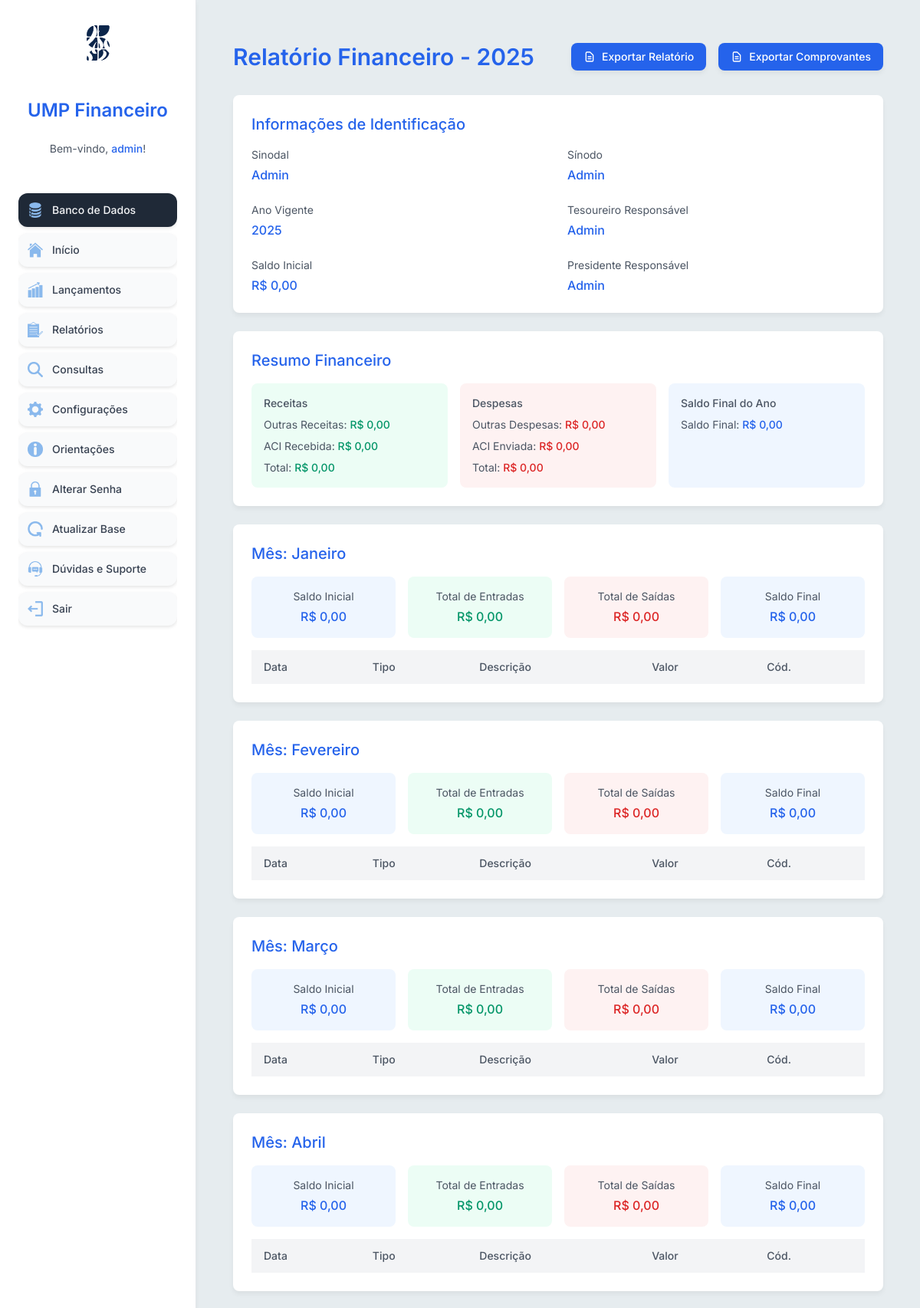
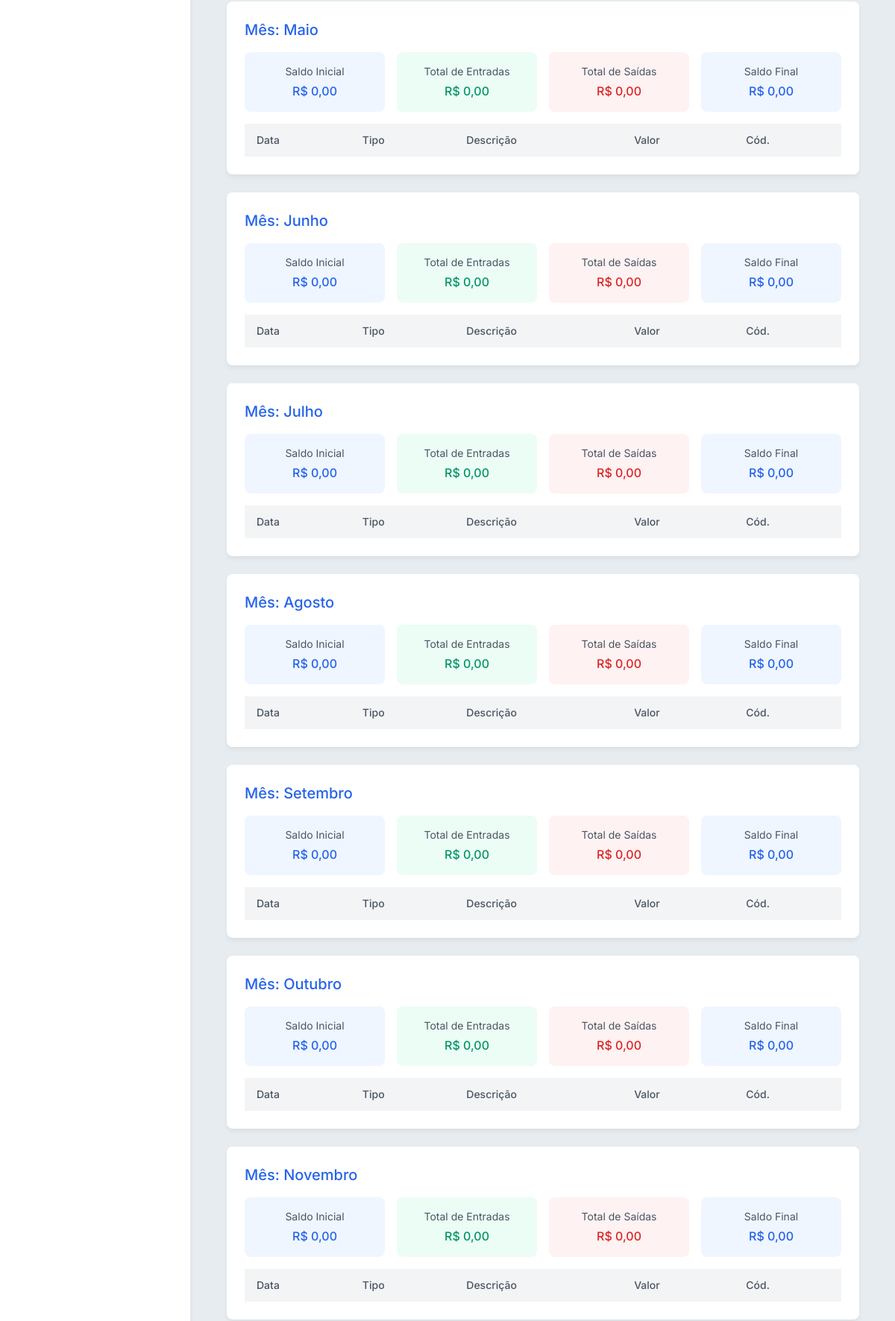
Page /relatorio (signed in, upper part) on the committed database (2 pictures, top to bottom).
### models.py (models this page shows, shortened)
class Usuario(db.Model, UserMixin):
    __tablename__ = 'usuario'
    id = db.Column(db.Integer, primary_key=True)
    username = db.Column(db.String(80), unique=True, nullable=False)
    senha = db.Column(db.String(256), nullable=False)
    is_active = db.Column(db.Boolean, default=True)  # Aqui usei is active por causa da compatibilidade com Flask-Login

class Configuracao(db.Model):
    id = db.Column(db.Integer, primary_key=True)
    id_usuario = db.Column(db.Integer, db.ForeignKey('usuario.id'), nullable=False)
    admin = db.Column(db.Integer, nullable=False)
    gestor = db.Column(db.String(100), nullable=False)
    sinodal = db.Column(db.String(100), nullable=False)
    ump_federacao = db.Column(db.String(100), nullable=False)
    federacao_sinodo = db.Column(db.String(100), nullable=False)
    ano_vigente = db.Column(db.Integer, nullable=False)
    socios_ativos = db.Column(db.Integer, nullable=False)
    socios_cooperadores = db.Column(db.Integer, nullable=False)
    tesoureiro_responsavel = db.Column(db.String(100), nullable=False)
    presidente_responsavel = db.Column(db.String(100), nullable=False)
    saldo_inicial = db.Column(db.Float, nullable=False)
    email = db.Column(db.String(120), unique=True, nullable=False)

### app.py (the view)
@app.route('/relatorio')
@login_required  # Garante que apenas usuários logados acessem essa rota
def relatorio():
    config = Configuracao.query.filter_by(id_usuario=current_user.id).first()
    mes = request.args.get('mes', type=int, default=None)
    dados = dados_relatorio(mes)  # Agora busca o ano automaticamente da configuração do usuário
    ano = dados[0]['ano_vigente'] if dados else datetime.now().year  # Obtém o ano vigente da configuração
    return render_template('relatorio.html', config=config, dados=dados, ano=ano, mes=mes)

### templates/relatorio.html (shortened to what this page needs)
{% extends 'base.html' %}
{% block content %}
<div class="py-8 px-6 bg-gray-100 min-h-screen" style="background-color: #E6ECEF;">
    <div class="max-w-5xl mx-auto">
        <div class="flex justify-between items-center mb-8">
            <h1 class="text-3xl font-semibold text-blue-600">Relatório Financeiro - {{ ano }}</h1>
            <div class="flex space-x-4">
                <a href="{{ url_for('exportar_relatorio', ano=ano, mes=mes) }}" class="flex items-center justify-center bg-blue-600 text-white text-sm font-medium py-2 px-4 rounded-lg hover:bg-blue-700 transition-all duration-200 shadow-md">
                    <svg class="w-4 h-4 mr-2" xmlns="http://www.w3.org/2000/svg" fill="none" viewBox="0 0 24 24" stroke="currentColor">
                        <path stroke-linecap="round" stroke-linejoin="round" stroke-width="2" d="M9 12h6m-6 4h6m2 5H7a2 2 0 01-2-2V5a2 2 0 012-2h5.586a1 1 0 01.707.293l5.414 5.414a1 1 0 01.293.707V19a2 2 0 01-2 2z" />
                    </svg>
                    Exportar Relatório
                </a>
                <a href="{{ url_for('exportar_comprovantes', ano=ano, mes=mes) }}" class="flex items-center justify-center bg-blue-600 text-white text-sm font-medium py-2 px-4 rounded-lg hover:bg-blue-700 transition-all duration-200 shadow-md">
                    <svg class="w-4 h-4 mr-2" xmlns="http://www.w3.org/2000/svg" fill="none" viewBox="0 0 24 24" stroke="currentColor">
                        <path stroke-linecap="round" stroke-linejoin="round" stroke-width="2" d="M9 12h6m-6 4h6m2 5H7a2 2 0 01-2-2V5a2 2 0 012-2h5.586a1 1 0 01.707.293l5.414 5.414a1 1 0 01.293.707V19a2 2 0 01-2 2z" />
                    </svg>
                    Exportar Comprovantes
                </a>
            </div>
        </div>
        <div class="bg-white rounded-lg shadow-md p-6 mb-6">
            <h2 class="text-xl font-medium text-blue-600 mb-4">Informações de Identificação</h2>
            <div class="grid grid-cols-1 sm:grid-cols-2 gap-6">
                <div>
                    <p class="text-sm text-gray-600">
                        {% if config and config.sinodal == 'Sim' %}
                            Sinodal
                        {% elif config and config.gestor == 'Sim' %}
                            Federação
                        {% else %}
                            UMP
                        {% endif %}
                    </p>
                    <p class="text-base font-medium text-blue-600 mt-1">{{ dados[0]['configuracao'].ump_federacao if dados[0]['configuracao'] else 'Não definido' }}</p>
                </div>
                <div>
                    <p class="text-sm text-gray-600">
                        {% if config and config.sinodal == 'Sim' %}
                            Sínodo
                        {% elif config and config.gestor == 'Sim' %}
                            Presbitério
                        {% else %}
                            Federação
                        {% endif %}
                    </p>
                    <p class="text-base font-medium text-blue-600 mt-1">{{ dados[0]['configuracao'].federacao_sinodo if dados[0]['configuracao'] else 'Não definido' }}</p>
                </div>
                <div>
                    <p class="text-sm text-gray-600">Ano Vigente</p>
                    <p class="text-base font-medium text-blue-600 mt-1">{{ dados[0]['configuracao'].ano_vigente if dados[0]['configuracao'] else 'Não definido' }}</p>
                </div>
                <div>
                    <p class="text-sm text-gray-600">Tesoureiro Responsável</p>
                    <p class="text-base font-medium text-blue-600 mt-1">{{ dados[0]['configuracao'].tesoureiro_responsavel if dados[0]['configuracao'] else 'Não definido' }}</p>
                </div>
                <div>
                    <p class="text-sm text-gray-600">Saldo Inicial</p>
                    <p class="text-base font-medium text-blue-600 mt-1">{{ dados[0]['saldo_inicial'] if dados[0] else 'Não definido' }}</p>
                </div>
                <div>
                    <p class="text-sm text-gray-600">Presidente Responsável</p>
                    <p class="text-base font-medium text-blue-600 mt-1">{{ dados[0]['configuracao'].presidente_responsavel if dados[0]['configuracao'] else 'Não definido' }}</p>
                </div>
            </div>
        </div>
        <div class="bg-white rounded-lg shadow-md p-6 mb-6">
            <h2 class="text-xl font-medium text-blue-600 mb-4">Resumo Financeiro</h2>
            <div class="grid grid-cols-1 sm:grid-cols-3 gap-4">
                <div class="p-4 bg-green-50 rounded-lg">
                    <p class="text-sm text-gray-600 font-medium mb-2">Receitas</p>
                    <div class="space-y-2">
                        <p class="text-sm text-gray-600">Outras Receitas: <span class="text-green-600 font-medium">{{ dados[0]['outras_receitas' ]}}</span></p>
                        <p class="text-sm text-gray-600">ACI Recebida: <span class="text-green-600 font-medium">{{ dados[0]['aci_recebida'] }}</span></p>
                        <p class="text-sm text-gray-600">Total: <span class="text-green-600 font-medium">{{ dados[0]['total_receitas'] }}</span></p>
                    </div>
                </div>
                <div class="p-4 bg-red-50 rounded-lg">
                    <p class="text-sm text-gray-600 font-medium mb-2">Despesas</p>
                    <div class="space-y-2">
                        <p class="text-sm text-gray-600">Outras Despesas: <span class="text-red-600 font-medium">{{ dados[0]['outras_despesas'] }}</span></p>
                        <p class="text-sm text-gray-600">ACI Enviada: <span class="text-red-600 font-medium">{{ dados[0]['aci_enviada'] }}</span></p>
                        <p class="text-sm text-gray-600">Total: <span class="text-red-600 font-medium">{{ dados[0]['total_despesas'] }}</span></p>
                    </div>
                </div>
                <div class="p-4 bg-blue-50 rounded-lg">
                    <p class="text-sm text-gray-600 font-medium mb-2">Saldo Final do Ano</p>
                    <p class="text-sm text-gray-600">Saldo Final: <span class="text-blue-600 font-medium">{{ dados[0]['saldo_final_ano'] }}</span></p>
                </div>
            </div>
        </div>
        {% for item in dados %}
            <div class="bg-white rounded-lg shadow-md p-6 mb-6">
                <h2 class="text-xl font-medium text-blue-600 mb-4">
                    Mês: {{ ["Janeiro", "Fevereiro", "Março", "Abril", "Maio", "Junho", "Julho", "Agosto", "Setembro", "Outubro", "Novembro", "Dezembro"][item['mes']-1] }}
                </h2>
                <div class="grid grid-cols-1 sm:grid-cols-2 lg:grid-cols-4 gap-4 mb-4">
                    <div class="text-center p-4 bg-blue-50 rounded-lg">
                        <p class="text-sm text-gray-600">Saldo Inicial</p>
                        <p class="text-base font-medium text-blue-600 mt-1">{{ item['saldo_inicial'] }}</p>
                    </div>
                    <div class="text-center p-4 bg-green-50 rounded-lg">
                        <p class="text-sm text-gray-600">Total de Entradas</p>
                        <p class="text-base font-medium text-green-600 mt-1">{{ item['entradas'] }}</p>
                    </div>
                    <div class="text-center p-4 bg-red-50 rounded-lg">
                        <p class="text-sm text-gray-600">Total de Saídas</p>
                        <p class="text-base font-medium text-red-600 mt-1">{{ item['saidas'] }}</p>
                    </div>
                    <div class="text-center p-4 bg-blue-50 rounded-lg">
                        <p class="text-sm text-gray-600">Saldo Final</p>
                        <p class="text-base font-medium text-blue-600 mt-1">{{ item['saldo_final'] }}</p>
                    </div>
                </div>
                <div class="overflow-x-auto">
                    <table class="min-w-full">
                        <thead>
                            <tr class="bg-gray-100 text-gray-600">
                                <th class="py-3 px-4 text-left text-sm font-medium">Data</th>
                                <th class="py-3 px-4 text-left text-sm font-medium">Tipo</th>
                                <th class="py-3 px-4 text-left text-sm font-medium">Descrição</th>
                                <th class="py-3 px-4 text-left text-sm font-medium">Valor</th>
                                <th class="py-3 px-4 text-left text-sm font-medium">Cód.</th>
                            </tr>
                        </thead>
                    </table>
                </div>
            </div>
        {% endfor %}
    </div>
</div>
{% endblock %}

### templates/base.html (shortened to what this page needs)
<!DOCTYPE html>
<html lang="pt-br">
<head>
    <link href="https://cdn.jsdelivr.net/npm/tailwindcss@2.2.19/dist/tailwind.min.css" rel="stylesheet">
</head>
<body class="min-h-screen bg-gray-100 flex flex-col md:flex-row" style="font-family: 'Inter', sans-serif; background-color: #E6ECEF;">
    <aside id="sidebar" class="w-64 bg-white text-gray-700 p-6 flex flex-col gap-6 shadow-md fixed h-full transition-all duration-300 md:w-64 md:hover:w-72 border-r border-gray-200 z-40 transform -translate-x-full md:translate-x-0">
        <div class="flex justify-center mb-4">
            <img src="{{ url_for('static', filename='Logos/logo_sinodal.png') }}" alt="Logo UMP" class="h-16 w-auto animate-fade-in">
        </div>
        <h2 class="text-2xl font-semibold text-blue-600 animate-fade-in text-center">
            UMP Financeiro
        </h2>
        <p class="text-sm text-gray-600 mb-6 animate-fade-in text-center">
            Bem-vindo, <span class="font-medium text-blue-600">{{ current_user.username }}</span>!
        </p>
        <nav class="flex flex-col space-y-2 flex-grow overflow-y-auto">
             {% if current_user.id == 1 %}
                <a href="{{ url_for('admin_panel') }}" class="flex items-center p-3 rounded-xl bg-gray-800 hover:bg-gray-700 hover:text-gray-100 transition-all duration-200 transform hover:scale-105 hover:shadow-sm">
                    <img src="{{ url_for('static', filename='icones/11.png') }}" alt="Ícone Gestão" class="mr-3 w-5 h-5">
                    <span class="text-sm font-medium text-gray-100">Banco de Dados</span>
                </a>
            {% endif %}
            <a href="/" class="flex items-center p-3 rounded-xl bg-gray-50 hover:bg-blue-50 hover:text-blue-600 transition-all duration-200 transform hover:scale-105 hover:shadow-sm">
                <img src="{{ url_for('static', filename='icones/1.png') }}" alt="Ícone Início" class="mr-3 w-5 h-5">
                <span class="text-sm font-medium">Início</span>
            </a>
            <a href="{{ url_for('lancamentos') }}" class="flex items-center p-3 rounded-xl bg-gray-50 hover:bg-blue-50 hover:text-blue-600 transition-all duration-200 transform hover:scale-105 hover:shadow-sm">
                <img src="{{ url_for('static', filename='icones/2.png') }}" alt="Ícone Lançamentos" class="mr-3 w-5 h-5">
                <span class="text-sm font-medium">Lançamentos</span>
            </a>
            <a href="{{ url_for('relatorio') }}" class="flex items-center p-3 rounded-xl bg-gray-50 hover:bg-blue-50 hover:text-blue-600 transition-all duration-200 transform hover:scale-105 hover:shadow-sm">
                <img src="{{ url_for('static', filename='icones/3.png') }}" alt="Ícone Relatórios" class="mr-3 w-5 h-5">
                <span class="text-sm font-medium">Relatórios</span>
            </a>
            <a href="{{ url_for('consultar') }}" class="flex items-center p-3 rounded-xl bg-gray-50 hover:bg-blue-50 hover:text-blue-600 transition-all duration-200 transform hover:scale-105 hover:shadow-sm">
                <img src="{{ url_for('static', filename='icones/5.png') }}" alt="Ícone Consultas" class="mr-3 w-5 h-5">
                <span class="text-sm font-medium">Consultas</span>
            </a>
            <a href="{{ url_for('configuracoes') }}" class="flex items-center p-3 rounded-xl bg-gray-50 hover:bg-blue-50 hover:text-blue-600 transition-all duration-200 transform hover:scale-105 hover:shadow-sm">
                <img src="{{ url_for('static', filename='icones/6.png') }}" alt="Ícone Configurações" class="mr-3 w-5 h-5">
                <span class="text-sm font-medium">Configurações</span>
            </a>
            <a href="{{ url_for('orientacoes') }}" class="flex items-center p-3 rounded-xl bg-gray-50 hover:bg-blue-50 hover:text-blue-600 transition-all duration-200 transform hover:scale-105 hover:shadow-sm">
                <img src="{{ url_for('static', filename='icones/4.png') }}" alt="Ícone Orientações" class="mr-3 w-5 h-5">
                <span class="text-sm font-medium">Orientações</span>
            </a>
            <a href="{{ url_for('alterar_senha') }}" class="flex items-center p-3 rounded-xl bg-gray-50 hover:bg-blue-50 hover:text-blue-600 transition-all duration-200 transform hover:scale-105 hover:shadow-sm">
                <img src="{{ url_for('static', filename='icones/7.png') }}" alt="Ícone Alterar Senha" class="mr-3 w-5 h-5">
                <span class="text-sm font-medium">Alterar Senha</span>
            </a>
            <a href="{{ url_for('excluir_todos_lancamentos') }}" class="flex items-center p-3 rounded-xl bg-gray-50 hover:bg-blue-50 hover:text-blue-600 transition-all duration-200 transform hover:scale-105 hover:shadow-sm">
                <img src="{{ url_for('static', filename='icones/8.png') }}" alt="Ícone Atualizar Base" class="mr-3 w-5 h-5">
                <span class="text-sm font-medium">Atualizar Base</span>
            </a>
            <a href="{{ url_for('suporte') }}" class="flex items-center p-3 rounded-xl bg-gray-50 hover:bg-blue-50 hover:text-blue-600 transition-all duration-200 transform hover:scale-105 hover:shadow-sm">
                <img src="{{ url_for('static', filename='icones/10.png') }}" alt="Ícone Atualizar Base" class="mr-3 w-5 h-5">
                <span class="text-sm font-medium">Dúvidas e Suporte</span>
            </a>
            <a href="{{ url_for('logout') }}" class="flex items-center p-3 rounded-xl bg-gray-50 hover:bg-red-50 hover:text-red-600 transition-all duration-200 transform hover:scale-105 hover:shadow-sm">
                <img src="{{ url_for('static', filename='icones/9.png') }}" alt="Ícone Sair" class="mr-3 w-5 h-5">
                <span class="text-sm font-medium">Sair</span>
            </a>
        </nav>
    </aside>
    <div class="flex-1 md:ml-64 flex flex-col min-h-screen overflow-y-auto p-6 bg-gray-100 transition-all duration-300" style="background-color: #E6ECEF;">
        {% block content %}{% endblock %}
    </div>
</body>
</html>

### rows in the picture
Usuario: username "admin"
Configuracao: ano_vigente "2025", ump_federacao "Admin", federacao_sinodo "Admin", tesoureiro_responsavel "Admin", presidente_responsavel "Admin", mes "Janeiro", saldo_inicial "R$ 0,00", entradas "R$ 0,00", saidas "R$ 0,00", saldo_final "R$ 0,00", mes "Fevereiro", mes "Março", mes "Abril", mes "Maio", mes "Junho", mes "Julho", mes "Agosto", mes "Setembro", mes "Outubro", mes "Novembro"

### other values in the picture
{{ dados[0]['saldo_inicial'] if dados[0] else 'Não definido' }} "R$ 0,00"
{{ dados[0]['outras_receitas' ] }} "R$ 0,00"
{{ dados[0]['aci_recebida'] }} "R$ 0,00"
{{ dados[0]['total_receitas'] }} "R$ 0,00"
{{ dados[0]['outras_despesas'] }} "R$ 0,00"
{{ dados[0]['aci_enviada'] }} "R$ 0,00"
{{ dados[0]['total_despesas'] }} "R$ 0,00"
{{ dados[0]['saldo_final_ano'] }} "R$ 0,00"
